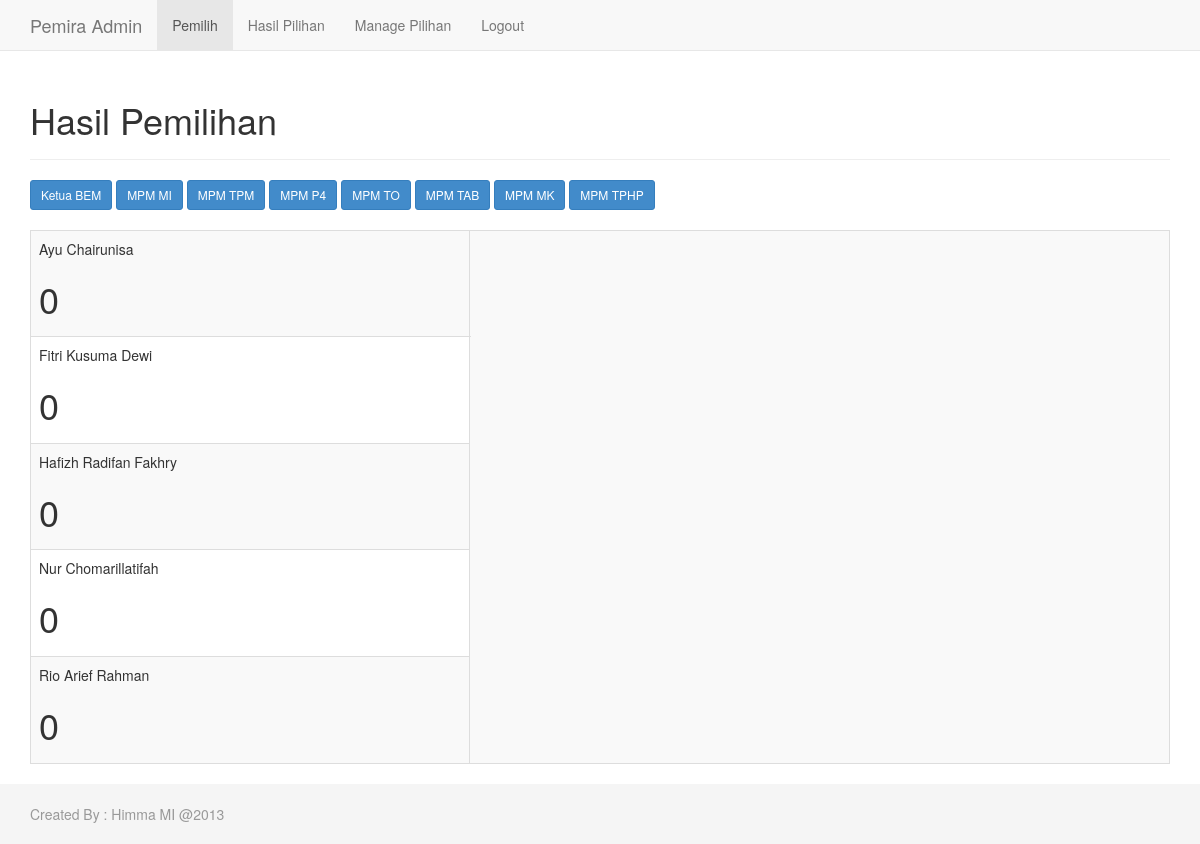
Page /data/adminchart.php?type=MI (signed in) on the committed database.
### tables this page shows
CREATE TABLE IF NOT EXISTS `calonpilihan` (
  `id` int(11) NOT NULL AUTO_INCREMENT,
  `fkProdi` int(11) NOT NULL,
  `fkTipePilihan` int(11) NOT NULL,
  `nama` varchar(150) NOT NULL,
  `deskripsi` text NOT NULL,
  `foto` text NOT NULL,
  PRIMARY KEY (`id`),
  KEY `fkProdi` (`fkProdi`),
  KEY `fkTipePilihan` (`fkTipePilihan`)
);

### data/adminchart.php (the view, shortened to what this page needs)
<!DOCTYPE html>
<html lang="en"><head>
    <link href="css/bootstrap.css" rel="stylesheet">
    <link href="css/sticky-footer-navbar.css" rel="stylesheet">
  </head>
  <body style="">
    <div id="wrap">
      <div class="navbar navbar-default navbar-fixed-top" role="navigation">
        <div class="container">
          <div class="navbar-header">
            <a class="navbar-brand" href="#">Pemira Admin</a>
          </div>
          <div class="collapse navbar-collapse">
            <ul class="nav navbar-nav">
              <li class="active"><a href="adminindex.php">Pemilih</a></li>
              <li><a href="adminresult.php">Hasil Pilihan</a></li>
              <li><a href="adminpilihan.php">Manage Pilihan</a></li>
              <li><a href="adminlogout.php">Logout</a></li>
            </ul>
          </div>
        </div>
      </div>
      <div class="container">
        <div class="page-header">
          <h1>Hasil Pemilihan</h1>
        </div>
        <a href="?type=BEM" class="btn btn-primary btn-sm">Ketua BEM</a>
        <a href="?type=MI" class="btn btn-primary btn-sm InviteByMail">MPM MI</a>
		<a href="?type=TPM" class="btn btn-primary btn-sm InviteByMail">MPM TPM</a>
		<a href="?type=P4" class="btn btn-primary btn-sm InviteByMail">MPM P4</a>
		<a href="?type=TO" class="btn btn-primary btn-sm InviteByMail">MPM TO</a>
		<a href="?type=TAB" class="btn btn-primary btn-sm InviteByMail">MPM TAB</a>
		<a href="?type=MK" class="btn btn-primary btn-sm InviteByMail">MPM MK</a>
		<a href="?type=TPHP" class="btn btn-primary btn-sm InviteByMail">MPM TPHP</a>
        <br />
        <br />
        <table class="table table-bordered table-striped table-hover with-check">
                  <tbody>
                    <?php
					if (isset($_GET['type']))
					{
					if($_GET['type']=="BEM")
					{$query="SELECT calonpilihan.nama AS Nama_Calon,
					COUNT(polling.id)AS Hasil,calonpilihan.id AS ID_Calon FROM calonpilihan LEFT JOIN
					polling ON polling.fkCalonPilihan = calonpilihan.id
					INNER JOIN prodi ON calonpilihan.fkProdi = prodi.id
					WHERE calonpilihan.fkTipePilihan = 1
					GROUP BY calonpilihan.nama";}
					else
					{$query="SELECT calonpilihan.nama AS Nama_Calon,
					COUNT(polling.id)AS Hasil,calonpilihan.id AS ID_Calon FROM calonpilihan LEFT JOIN
					polling ON polling.fkCalonPilihan = calonpilihan.id INNER JOIN prodi ON calonpilihan.fkProdi = prodi.id WHERE prodi.alias = '$_GET[type]' AND calonpilihan.fkTipePilihan = 2 GROUP BY calonpilihan.nama";
					}
					$exe = mysql_query($query);
					$x=0;
                    while($array=mysql_fetch_array($exe)) {
                    ?>
                    <tr>
					<td colspan="2">
					<?php echo $array['Nama_Calon']; ?><br/>
					<h1><div id=<?php echo "\"counter".trim($x)."\"";?>>0</div></h1>
					</td>
					<?php if($x==0){?>
                      <td rowspan="5" style="width:700px">
					  <?php }?>
					<?php if($x==0){?>
                      </td>
					  <?php }?>
                    </tr>
                    <?php
					$x++;
                    }
					}
					else
					{}
                    ?>
                  </tbody>
                </table>
      </div>
    </div>
    <div id="footer">
      <div class="container">
        <p class="text-muted credit">Created By : Himma MI @2013</p>
      </div>
    </div>
</body></html>

### css/sticky-footer-navbar.css (style rules this page uses)
html, body { height: 100%; }
#wrap { min-height: 100%; height: auto; margin: 0 auto -60px; padding: 0 0 60px; }
#footer { height: 60px; background-color: #f5f5f5; }
#wrap > .container { padding: 60px 15px 0; }
.container .credit { margin: 20px 0; }
#footer > .container { padding-left: 15px; padding-right: 15px; }

### rows in the picture
calonpilihan: nama "Ayu Chairunisa"
calonpilihan: nama "Fitri Kusuma Dewi"
calonpilihan: nama "Hafizh Radifan Fakhry"
calonpilihan: nama "Nur Chomarillatifah"
calonpilihan: nama "Rio Arief Rahman"
